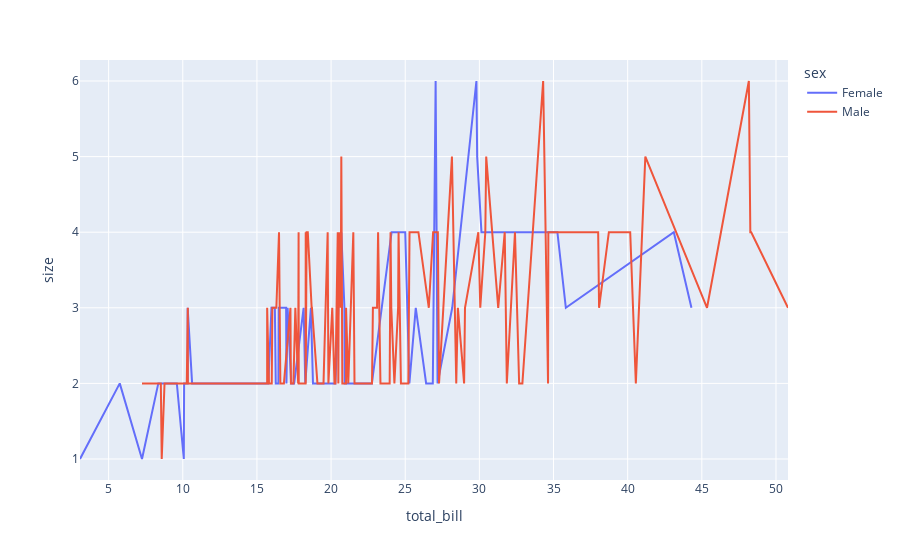

Write notebook code for a chart like this one.
### Code cell
# for ascendding or descending order use sort_values
df_line = df.sort_values(by=['total_bill'])
fig1 = px.line(df_line, x='total_bill', y='size', color='sex')
fig1.show()

### Figure 1 — Plotly figure (JSON) as saved in the notebook; plotly's stock layout.template omitted (floating-point values rounded to 4 significant figures; data arrays with more than 128 entries replaced by an {"elided": "..."} marker saying what was removed)
{"data": [{"hovertemplate": "sex=Female<br>total_bill=%{x}<br>size=%{y}<extra></extra>", "legendgroup": "Female", "line": {"color": "#636efa", "dash": "solid"}, "marker": {"symbol": "circle"}, "mode": "lines", "name": "Female", "orientation": "v", "showlegend": true, "type": "scatter", "x": [3.07, 5.75, 7.25, 8.35, 8.51, 9.6, 10.07, 10.09, 10.29, 10.33, 10.33, 10.59, 10.63, 10.65, 11.17, 11.35, 11.38, 11.87, 12.26, 12.43, 12.48, 12.74, 12.76, 12.9, 13, 13, 13.16, 13.27, 13.39, 13.42, 13.42, 14.15, 14.31, 14.52, 14.73, 14.83, 15.06, 15.38, 15.77, 15.98, 16.21, 16.27, 16.32, 16.4, 16.43, 16.45, 16.47, 16.93, 16.97, 16.99, 17.07, 17.31, 17.47, 17.51, 18.15, 18.26, 18.64, 18.78, 19.65, 19.81, 20.27, 20.29, 20.69, 20.9, 20.92, 22.12, 22.42, 22.75, 24.08, 24.59, 25, 25.28, 25.71, 26.41, 26.86, 27.05, 27.18, 28.17, 29.8, 29.85, 30.14, 34.81, 34.83, 35.26, 35.83, 43.11, 44.3], "xaxis": "x", "y": [1, 2, 1, 2, 2, 2, 1, 2, 2, 2, 3, 2, 2, 2, 2, 2, 2, 2, 2, 2, 2, 2, 2, 2, 2, 2, 2, 2, 2, 2, 2, 2, 2, 2, 2, 2, 2, 2, 2, 3, 3, 2, 2, 2, 2, 2, 3, 3, 3, 2, 3, 2, 2, 2, 3, 2, 3, 2, 2, 2, 2, 2, 4, 3, 2, 2, 2, 2, 4, 4, 4, 2, 3, 2, 2, 6, 2, 3, 6, 5, 4, 4, 4, 4, 3, 4, 3], "yaxis": "y"}, {"hovertemplate": "sex=Male<br>total_bill=%{x}<br>size=%{y}<extra></extra>", "legendgroup": "Male", "line": {"color": "#EF553B", "dash": "solid"}, "marker": {"symbol": "circle"}, "mode": "lines", "name": "Male", "orientation": "v", "showlegend": true, "type": "scatter", "x": {"elided": "157 float values"}, "xaxis": "x", "y": {"elided": "157 int values"}, "yaxis": "y"}], "layout": {"legend": {"title": {"text": "sex"}, "tracegroupgap": 0}, "margin": {"t": 60}, "xaxis": {"anchor": "y", "domain": [0, 1], "title": {"text": "total_bill"}}, "yaxis": {"anchor": "x", "domain": [0, 1], "title": {"text": "size"}}}}
